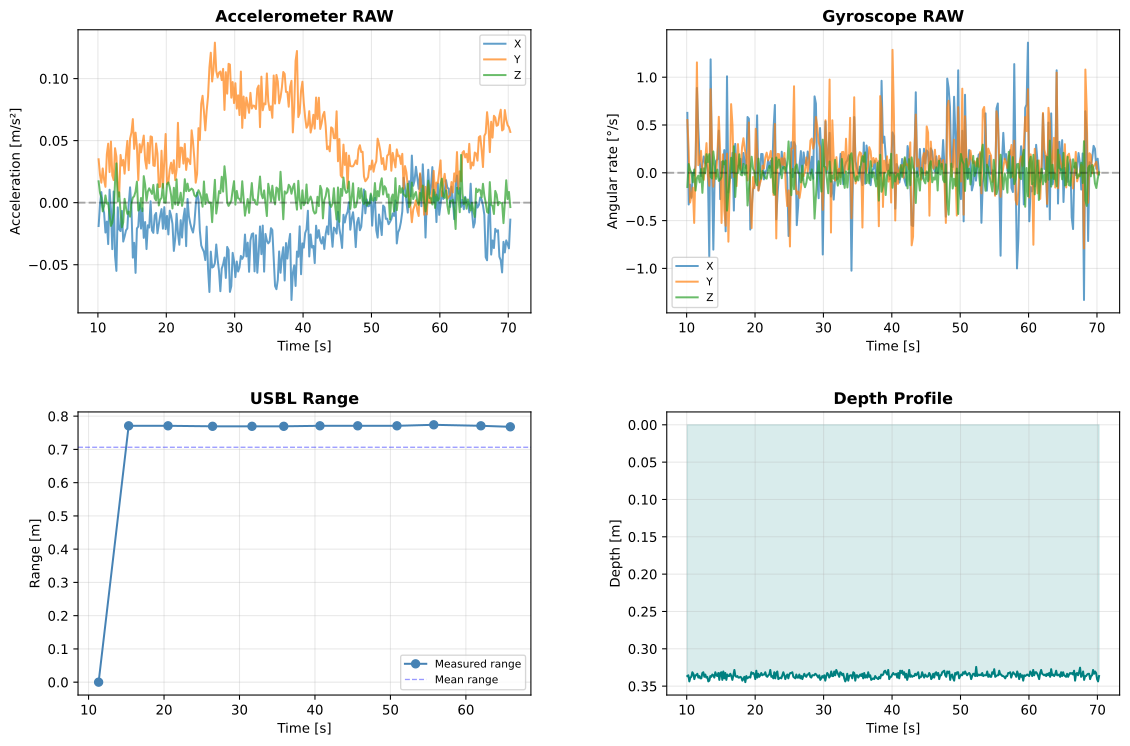

Recreate this plot in Python.
#!/usr/bin/env python3
# -*- coding: utf-8 -*-
"""
Sensor Diagnostics - Analyses IMU, USBL and Depth sensor quality
"""

import os
import glob
import numpy as np
import pandas as pd
import matplotlib.pyplot as plt
from matplotlib.gridspec import GridSpec

# ============================================================================
# UTILITY
# ============================================================================

def find_latest_csv(directory, prefix):
    pattern = os.path.join(directory, f"{prefix}_*.csv")
    files = glob.glob(pattern)
    if not files:
        raise FileNotFoundError(f"No file found matching pattern: {pattern}")
    return max(files, key=os.path.getmtime)


def apply_time_window(df, col, t_start, t_end):
    """Return rows of df where df[col] is within [t_start, t_end]."""
    if t_start is not None:
        df = df[df[col] >= t_start]
    if t_end is not None:
        df = df[df[col] <= t_end]
    return df.reset_index(drop=True)

# ============================================================================
# CONFIGURATION
# ============================================================================

DATA_DIR = "sensor_logs"
T_START  = None
T_END    = None

try:
    from ekf_config import T_START, T_END
except (ImportError, AttributeError):
    pass

# ============================================================================
# DATA LOADING
# ============================================================================

print("=== SENSOR DIAGNOSTICS ===\n")
print("Loading data...")

imu_data = pd.read_csv(find_latest_csv(DATA_DIR, "imu"))
usbl_data = pd.read_csv(find_latest_csv(DATA_DIR, "usbl"))
depth_data = pd.read_csv(find_latest_csv(DATA_DIR, "depth"))

if T_START is not None or T_END is not None:
    print(f"Applying time window filter: [{T_START}, {T_END}] s")
    imu_data   = apply_time_window(imu_data,   'timestamp_rel', T_START, T_END)
    usbl_data  = apply_time_window(usbl_data,  'timestamp_rel', T_START, T_END)
    depth_data = apply_time_window(depth_data, 'timestamp_rel', T_START, T_END)

# ============================================================================
# IMU ANALYSIS — BIAS AND NOISE
# ============================================================================

print("\n1. IMU ANALYSIS")
print("-" * 50)

# Accelerations (should be close to [0, 0, -9.81] when the robot is stationary)
ax = imu_data['acc_x'].values
ay = imu_data['acc_y'].values
az = imu_data['acc_z'].values

print(f"\nAccelerometer [m/s²]:")
print(f"  X - Mean: {np.mean(ax):7.3f}  Std: {np.std(ax):.3f}  Min/Max: {np.min(ax):.2f}/{np.max(ax):.2f}")
print(f"  Y - Mean: {np.mean(ay):7.3f}  Std: {np.std(ay):.3f}  Min/Max: {np.min(ay):.2f}/{np.max(ay):.2f}")
print(f"  Z - Mean: {np.mean(az):7.3f}  Std: {np.std(az):.3f}  Min/Max: {np.min(az):.2f}/{np.max(az):.2f}")
print(f"  Magnitude - Mean: {np.mean(np.sqrt(ax**2 + ay**2 + az**2)):.3f} m/s²")
print(f"  NOTE: Should be ~9.81 m/s² when the robot is stationary")

# Angular rates (should be ~0 when the robot is stationary)
gx = imu_data['gyr_x'].values
gy = imu_data['gyr_y'].values
gz = imu_data['gyr_z'].values

print(f"\nGyroscope [rad/s]:")
print(f"  X - Mean: {np.mean(gx):7.4f}  Std: {np.std(gx):.4f}  Min/Max: {np.min(gx):.3f}/{np.max(gx):.3f}")
print(f"  Y - Mean: {np.mean(gy):7.4f}  Std: {np.std(gy):.4f}  Min/Max: {np.min(gy):.3f}/{np.max(gy):.3f}")
print(f"  Z - Mean: {np.mean(gz):7.4f}  Std: {np.std(gz):.4f}  Min/Max: {np.min(gz):.3f}/{np.max(gz):.3f}")

# Identify significant biases
bias_threshold = 0.1        # m/s² for accelerometer
gyro_bias_threshold = 0.01  # rad/s for gyroscope

ax_bias = abs(np.mean(ax)) > bias_threshold
ay_bias = abs(np.mean(ay)) > bias_threshold
az_bias = abs(np.mean(az) + 9.81) > bias_threshold  # Should be -9.81

gx_bias = abs(np.mean(gx)) > gyro_bias_threshold
gy_bias = abs(np.mean(gy)) > gyro_bias_threshold
gz_bias = abs(np.mean(gz)) > gyro_bias_threshold

if ax_bias or ay_bias or az_bias:
    print(f"\n  WARNING: ACCELEROMETER BIAS DETECTED!")
if gx_bias or gy_bias or gz_bias:
    print(f"  WARNING: GYROSCOPE BIAS DETECTED!")

# Sampling frequency
imu_dt = np.diff(imu_data['timestamp_rel'].values)
print(f"\nSampling frequency:")
print(f"  Mean: {1/np.mean(imu_dt):.1f} Hz")
print(f"  Interval min/max: {np.min(imu_dt)*1000:.1f} / {np.max(imu_dt)*1000:.1f} ms")

# ============================================================================
# USBL ANALYSIS — FREQUENCY AND CONSISTENCY
# ============================================================================

print("\n2. USBL ANALYSIS")
print("-" * 50)

usbl_times = usbl_data['timestamp_rel'].values
usbl_ranges = usbl_data['range'].values
usbl_dt = np.diff(usbl_times)

print(f"\nUSBL fix frequency:")
print(f"  Number of fixes: {len(usbl_data)}")
print(f"  Mean interval: {np.mean(usbl_dt):.2f} s")
print(f"  Interval min/max: {np.min(usbl_dt):.2f} / {np.max(usbl_dt):.2f} s")

print(f"\nUSBL range:")
print(f"  Mean: {np.mean(usbl_ranges):.2f} m")
print(f"  Std: {np.std(usbl_ranges):.2f} m")
print(f"  Min/Max: {np.min(usbl_ranges):.2f} / {np.max(usbl_ranges):.2f} m")

# Range variation between consecutive fixes
range_changes = np.abs(np.diff(usbl_ranges))
print(f"\nRange variation between consecutive fixes:")
print(f"  Mean: {np.mean(range_changes):.3f} m")
print(f"  Max: {np.max(range_changes):.3f} m")

if np.max(range_changes) > 2.0:
    print(f"  WARNING: LARGE RANGE JUMPS DETECTED! Possible outliers or tracking loss")

# ============================================================================
# DEPTH ANALYSIS
# ============================================================================

print("\n3. DEPTH ANALYSIS")
print("-" * 50)

depth_values = depth_data['depth'].values
depth_dt = np.diff(depth_data['timestamp_rel'].values)

print(f"\nDepth [m]:")
print(f"  Mean: {np.mean(depth_values):.3f} m")
print(f"  Std: {np.std(depth_values):.3f} m")
print(f"  Min/Max: {np.min(depth_values):.3f} / {np.max(depth_values):.3f} m")

print(f"\nSampling frequency:")
print(f"  Mean: {1/np.mean(depth_dt):.1f} Hz")

# ============================================================================
# DIAGNOSTIC VISUALIZATION — 2×2 grid
# ============================================================================

fig = plt.figure(figsize=(14, 9))
gs = GridSpec(2, 2, figure=fig, hspace=0.35, wspace=0.3)

# Plot 1: Accelerometer RAW
ax1 = fig.add_subplot(gs[0, 0])
ax1.plot(imu_data['timestamp_rel'], ax, label='X', alpha=0.7)
ax1.plot(imu_data['timestamp_rel'], ay, label='Y', alpha=0.7)
ax1.plot(imu_data['timestamp_rel'], az, label='Z', alpha=0.7)
ax1.axhline(y=0, color='k', linestyle='--', alpha=0.3)
ax1.set_xlabel('Time [s]')
ax1.set_ylabel('Acceleration [m/s²]')
ax1.set_title('Accelerometer RAW', fontweight='bold')
ax1.legend(fontsize=8)
ax1.grid(True, alpha=0.3)

# Plot 2: Gyroscope RAW
ax2 = fig.add_subplot(gs[0, 1])
ax2.plot(imu_data['timestamp_rel'], np.rad2deg(gx), label='X', alpha=0.7)
ax2.plot(imu_data['timestamp_rel'], np.rad2deg(gy), label='Y', alpha=0.7)
ax2.plot(imu_data['timestamp_rel'], np.rad2deg(gz), label='Z', alpha=0.7)
ax2.axhline(y=0, color='k', linestyle='--', alpha=0.3)
ax2.set_xlabel('Time [s]')
ax2.set_ylabel('Angular rate [°/s]')
ax2.set_title('Gyroscope RAW', fontweight='bold')
ax2.legend(fontsize=8)
ax2.grid(True, alpha=0.3)

# Plot 3: USBL Range
ax3 = fig.add_subplot(gs[1, 0])
ax3.plot(usbl_times, usbl_ranges, 'o-', color='steelblue',
         markersize=6, linewidth=1.5, label='Measured range')
ax3.axhline(np.mean(usbl_ranges), color='blue', ls='--', alpha=0.4,
            linewidth=1, label='Mean range')
ax3.set_xlabel('Time [s]')
ax3.set_ylabel('Range [m]')
ax3.set_title('USBL Range', fontweight='bold')
ax3.legend(fontsize=8)
ax3.grid(True, alpha=0.3)

# Plot 4: Depth Profile — marine convention (depth positive downward, Y-axis inverted)
ax4 = fig.add_subplot(gs[1, 1])
depth_plot = np.abs(depth_values)
ax4.plot(depth_data['timestamp_rel'], depth_plot,
         '-', color='teal', linewidth=1.5)
ax4.fill_between(depth_data['timestamp_rel'], depth_plot,
                 alpha=0.15, color='teal')
ax4.invert_yaxis()
ax4.set_xlabel('Time [s]')
ax4.set_ylabel('Depth [m]')
ax4.set_title('Depth Profile', fontweight='bold')
ax4.grid(True, alpha=0.3)

plt.savefig('sensor_diagnostics.png', dpi=150, bbox_inches='tight')
plt.savefig('sensor_diagnostics.svg', bbox_inches='tight')
print("\n\nDiagnostic plots saved: sensor_diagnostics.png  |  sensor_diagnostics.svg")

# ============================================================================
# SENSOR QUALITY SUMMARY
# ============================================================================

print("\n" + "="*70)
print("SENSOR QUALITY SUMMARY")
print("="*70)

print("\nIMU:")
if ax_bias or ay_bias or az_bias:
    print("  WARNING: Accelerometer bias present")
else:
    print("  OK  Accelerometer")

if gx_bias or gy_bias or gz_bias:
    print("  WARNING: Gyroscope bias present")
else:
    print("  OK  Gyroscope")

print("\nUSBL:")
if len(usbl_data) < 10:
    print("  WARNING: Too few fixes available")
elif np.max(range_changes) > 2.0:
    print("  WARNING: Anomalous range jumps detected")
else:
    print("  OK  USBL consistent")

print("\nDepth:")
if np.std(depth_values) > 0.1:
    print("  WARNING: High noise on depth sensor")
else:
    print("  OK  Depth stable")

print("\n" + "="*70)
